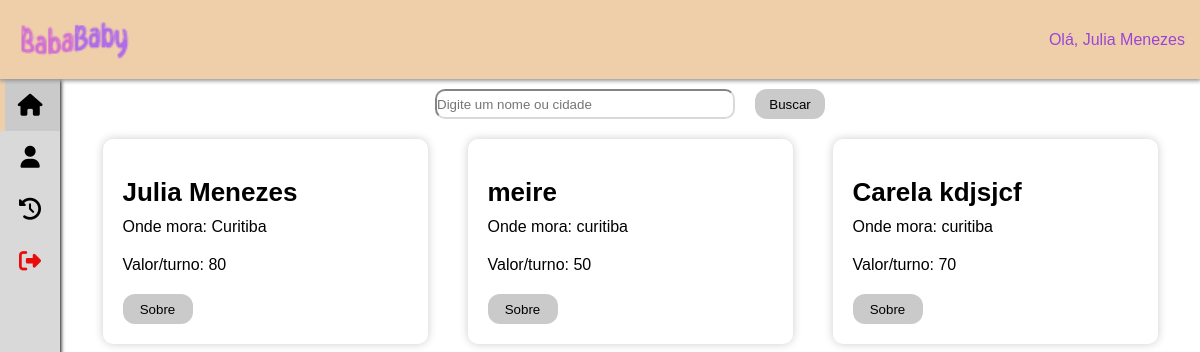
The app's page /menuPais.php (signed in) with its own data.
### tables this page shows
CREATE TABLE `baba` (
  `idBaba` int(11) NOT NULL AUTO_INCREMENT,
  `tempoExp` int(11) NOT NULL,
  `ref` varchar(50) NOT NULL,
  `sobre` varchar(300) NOT NULL,
  `estado` int(11) DEFAULT 0,
  `valor` float NOT NULL,
  `fk_idFxEtaria` int(11) NOT NULL,
  `pk_idUsuario` int(11) NOT NULL,
  `foto_doc` varchar(200) DEFAULT 'pendente',
  PRIMARY KEY (`idBaba`,`pk_idUsuario`),
  KEY `fk_idFxEtaria_idx` (`fk_idFxEtaria`),
  KEY `fk_baba_idUsuario_idx` (`pk_idUsuario`),
  CONSTRAINT `fk_baba_idUsuario` FOREIGN KEY (`pk_idUsuario`) REFERENCES `usuario` (`idUsuario`),
  CONSTRAINT `fk_idFxEtaria` FOREIGN KEY (`fk_idFxEtaria`) REFERENCES `fxetaria` (`idFxEtaria`)
);

CREATE TABLE `usuario` (
  `idUsuario` int(11) NOT NULL AUTO_INCREMENT,
  `email` varchar(45) NOT NULL,
  `senha` varchar(255) NOT NULL,
  `cpf` varchar(15) NOT NULL,
  `nome` varchar(45) NOT NULL,
  `sobrenome` varchar(45) NOT NULL,
  `dtaNascimento` date NOT NULL,
  `telefone` varchar(20) NOT NULL,
  `cidade` varchar(20) NOT NULL,
  `endereco` varchar(45) NOT NULL,
  `foto` varchar(300) DEFAULT NULL,
  `adm` tinyint(4) DEFAULT 0,
  PRIMARY KEY (`idUsuario`),
  UNIQUE KEY `cpf_UNIQUE` (`cpf`),
  UNIQUE KEY `email_UNIQUE` (`email`)
);

### menuPais.php (the view, shortened to what this page needs)
<?php
include_once 'C:\xampp\htdocs\baba-baby2\conn.php';
?>
<!DOCTYPE html>
<html lang="pt-BR">
<head>
    <link rel="stylesheet" href="pais/menuPais.css">
    <link rel="stylesheet" href="https://cdnjs.cloudflare.com/ajax/libs/font-awesome/6.5.2/css/all.min.css">
    <link rel="stylesheet" href="https://cdn.jsdelivr.net/npm/flatpickr/dist/flatpickr.min.css">
</head>
<body>
    <nav class="navbar">
        <div class="navbar-content">
            <img src="imgIndex/Babababypng.png" alt="Logo BabáBaby" class="logo-img">
        </div>
        <div class="navbar-ola">
            <p>Olá, <?php echo $_SESSION['nome']; ?></p>
        </div>
    </nav>
    <div class="content">
        <div class="sidebar">
            <a href="menuPais.php" class="sidebar-nav active"><i class="icon fa-solid fa-house" style="color: #000000;"></i><span>Início</span></a>
            <a href="pais/dadosPais.php" class="sidebar-nav"><i class="icon fa-solid fa-user" style="color: #000000;"></i><span>Dados</span></a>
            <a href="pais/propostasPais.php" class="sidebar-nav"><i class="icon fa-solid fa-clock-rotate-left" style="color: #000000;"></i><span>Propostas</span></a>
            <a href="login/sair.php" class="sidebar-nav"><i class="icon fa-solid fa-right-from-bracket" style="color: #e90c0c;"></i><span>Sair</span></a>
        </div>
        <div class="wrapper">
            <form class="pesquisa-container" action="#" method="GET">
                <input class="inp-buscar" name="busca" placeholder="Digite um nome ou cidade" type="text">
                <button type="submit" class="btn-pesquisa">Buscar</button>
            </form>
            <div class="container">
                <?php
                if (isset($_GET['busca']) && !empty($_GET['busca'])) {
                    $pesquisa = $_GET['busca'];
                    $param = '%' . $pesquisa . '%';
                    $querySQL = "SELECT DISTINCT b.idBaba, b.tempoExp, b.sobre, b.valor, b.pk_idUsuario,
                        u.nome, u.cidade
                        FROM baba AS b
                        LEFT JOIN usuario AS u ON b.pk_idUsuario = u.idUsuario
                        WHERE u.nome LIKE :pesquisa OR u.cidade LIKE :pesquisa";
                    $queryPreparada = $pdo->prepare($querySQL);
                    $queryPreparada->bindParam(':pesquisa', $param, PDO::PARAM_STR);
                    $queryPreparada->execute();
                    $listaBaba = $queryPreparada->fetchAll(PDO::FETCH_ASSOC);
                } else {
                    $querySQL = "SELECT DISTINCT b.idBaba, b.tempoExp, b.sobre, b.valor, b.pk_idUsuario,
                        u.nome, u.cidade
                        FROM baba AS b
                        LEFT JOIN usuario AS u ON b.pk_idUsuario = u.idUsuario";
                    $queryPreparada = $pdo->prepare($querySQL);
                    $queryPreparada->execute();
                    $listaBaba = $queryPreparada->fetchAll(PDO::FETCH_ASSOC);
                }
                if (count($listaBaba) > 0) {
                    foreach ($listaBaba as $baba):
                ?>
                    <div class="card">
                        <div class="card-img">
                        </div>
                        <div class="content-card">
                            <h3><?=$baba['nome'];?></h3>
                            <ul>
                                <li>Onde mora: <?=$baba['cidade'];?></li>
                                <li>Valor/turno: <?=$baba['valor'];?></li>
                            </ul>
                            <button class="open-modal sobre-button">Sobre</button>
                        </div>
                    </div>
                    <?php
                    endforeach;
                } else {
                ?>
                    <h1 class="alerta">Nenhuma babá encontrada...</h1>
                <?php
                }
                ?>
            </div>
        </div>
    </div>
</body>
</html>

### pais/menuPais.css (style rules this page uses)
* { margin: 0; padding: 0; box-sizing: border-box; font-family: Arial, Helvetica, sans-serif; }
.navbar { background-color: #EFCFAA; display: flex; justify-content: space-between; align-items: center; position: sticky; box-shadow: 0px 1px 4px 1px rgba(150, 150, 150); padding: 5px 15px; top: 0; z-index: 1; }
.navbar-ola { color: #8a2cdcd7; font-weight: 400; font-size: medium; }
.navbar .navbar-content { display: flex; align-items: center; }
.logo-img { width: 120px; }
.content .sidebar { background-color: #d9d9d9; height: calc(100vh - 60px); width: 60px; position: sticky; top: 60px; overflow: auto; box-shadow: 0 1px 4px 1px black; overflow-y: auto; overflow-x: hidden; transition: 0.3s width ease-in-out; flex-shrink: 0; }
.sidebar .sidebar-nav { text-decoration: none; display: flex; align-items: center; padding: 15px 0; position: relative; cursor: pointer; transition: 0.3s ease; font-size: 16px; }
.sidebar a { color: rgb(0, 0, 0); }
.sidebar .sidebar-nav.active { background-color: #cacaca; color: #696969; }
.sidebar .sidebar-nav.active::before { content: ""; position: absolute; left: 0; top: 0; height: 100%; width: 5px; background-color: #EFCFAA; }
.sidebar-nav .icon { width: 60px; display: flex; align-items: center; justify-content: center; font-size: 22px; flex-shrink: 0; }
.content { display: flex; }
.content .wrapper { width: 100%; padding: 10px; background-color: #ffffff; }
.pesquisa-container { display: flex; align-content: center; justify-content: center; }
.pesquisa-container input { width:300px; border-color: #d9d9d9; border-radius: 10px; }
.pesquisa-container button { width: 70px; height: 30px; margin-left: 20px; background: #cacaca; color: #000; border: none; border-radius: 12px; cursor: pointer; }
.container { display: flex; flex-wrap: wrap; justify-content: center; align-items: center; }
.card { width: 325px; margin: 20px; border-radius: 10px; box-shadow: 0 0 10px rgba(0, 0, 0, 0.2); overflow: hidden; transition: transform 0.2s; }
.card-img { width: 100%; }
.content-card { padding: 20px; }
.content-card h3 { font-size: 26px; margin-bottom: 10px; }
.content-card li { font-size: 16px; margin-bottom: 20px; list-style-type: none; }
.content-card button { width: 70px; height: 30px; background: #cacaca; color: #000; border: none; border-radius: 12px; cursor: pointer; }

### records on screen
baba: pk_idUsuario.nome "Julia Menezes", pk_idUsuario.cidade "Curitiba", valor "80"
baba: pk_idUsuario.nome "meire", pk_idUsuario.cidade "curitiba", valor "50"
baba: pk_idUsuario.nome "Carela kdjsjcf", pk_idUsuario.cidade "curitiba", valor "70"

### other values on screen
$_SESSION['nome'] "Julia Menezes"
